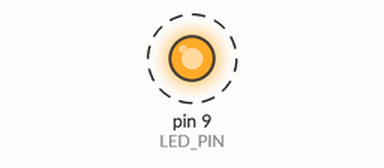
Simulated run of this sketch. Board: Arduino Uno, built with avr-gcc and run on an emulated ATmega328P. On the bench: output pins drawn as LEDs (lit = HIGH). Dashed ring = blinking.

Above: at 0.2 s.
Timing chart, 0 to 3.0 s (numbered marks = the images above):
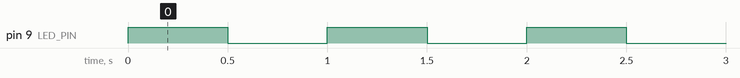

The sketch:

blink_pin9.ino
```cpp
#define LED_PIN 9
#define BLINK_PERIOD_MS 1000

// the setup function runs once when you press reset or power the board
void setup() {
  // initialize digital pin LED_BUILTIN as an output.
  pinMode(LED_PIN, OUTPUT);
}

// the loop function runs over and over again forever
void loop() {
  digitalWrite(LED_PIN, HIGH);   // turn the LED on
  delay(BLINK_PERIOD_MS/2);                       // wait for a second
  digitalWrite(LED_PIN, LOW);    // turn the LED off
  delay(BLINK_PERIOD_MS/2);                       // wait for a second
}
```

Measured:
- by itself, pin 9 (LED_PIN): alternates HIGH for 0.50 s and LOW for 0.50 s
